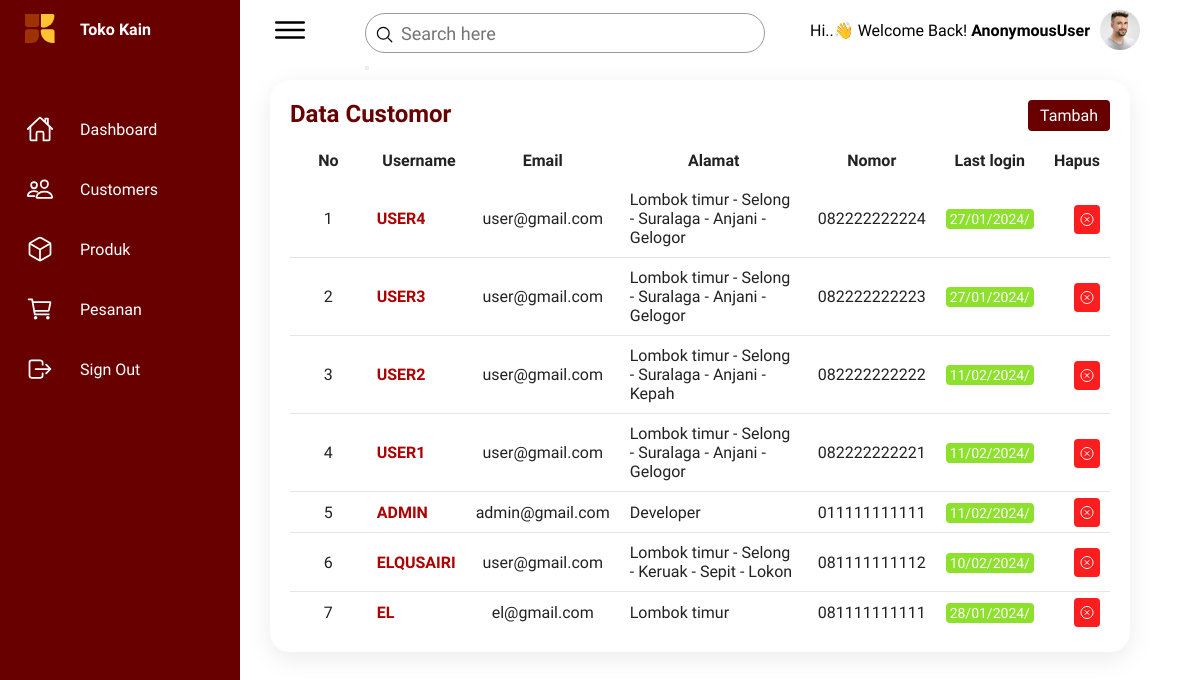
Before: /customor/ with the older database file.
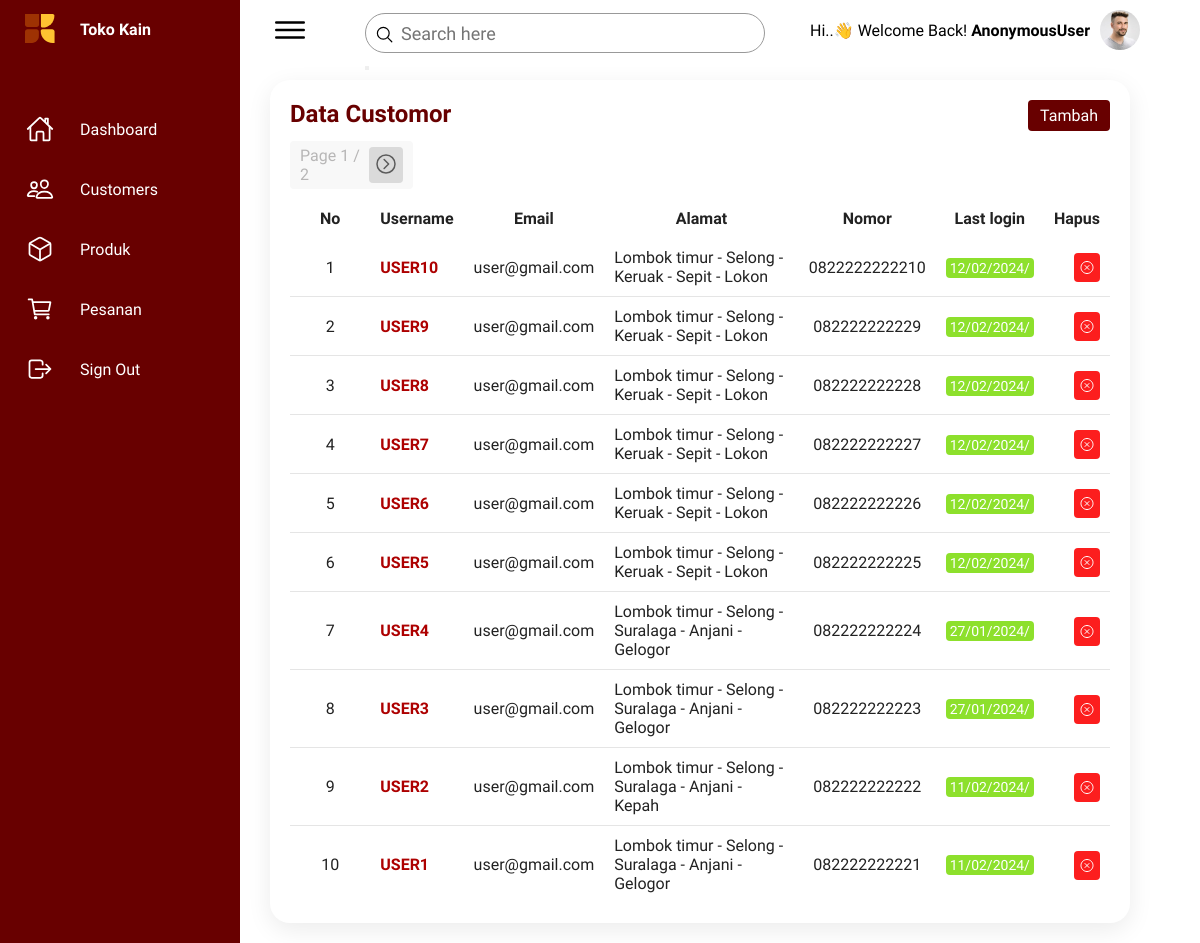
After: the same page with the newer database file.
### greenstore_app/models.py (models this page shows)
class CustomUser(AbstractUser):
    nomor = models.CharField(max_length=20)
    alamat = models.CharField(max_length=255)

### greenstore_app/views.py (the view)
# urls.py: path('customor/', CustomUserListView.as_view(), name='customor'),
class CustomUserListView(ListView):
    model = CustomUser
    template_name = 'dsh_customor.html'
    context_object_name = 'custom_users'
    ordering = ['-id']
    paginate_by = 10
    def get_queryset(self):
        query = self.request.GET.get('q')
        if query:
            return CustomUser.objects.filter(username__icontains=query).order_by('-id')
        return CustomUser.objects.all().order_by('-id')
    def get_context_data(self, **kwargs):
        context = super().get_context_data(**kwargs)
        context['search_query'] = self.request.GET.get('q', '')
        return context

### templates/dsh_customor.html (shortened to what the changed rows need)
{% load static %}
<!DOCTYPE html>
<html lang="en">
<head>
    <link rel="stylesheet" href="{% static 'css/dashboard.css' %}">
</head>
<body>
    <div class="container">
        <div class="main">
            <div class="details">
                <div class="recentOrders">
                    <div class="cardHeader">
                        <h2>Data  Customor</h2>
                    </div>
                    <table>
                        <thead>
                            <tr style="text-align: center;">
                                <td style="width: 100px;">No</td>
                                <td>Username</td>
                                <td>Email</td>
                                <td style="width: 250px;">Alamat</td>
                                <td>Nomor</td>
                                <td>Last login</td>
                                <td>Hapus</td>
                            </tr>
                        </thead>
                        <tbody>
                            {% for custom_user in custom_users %}
                                <tr>
                                    <td style="text-align: center;">{{ forloop.counter }}</td>
                                    <td style="text-align: left;">
                                        <a href="#" class="edit-user-btn" data-user-id="{{ custom_user.id }}">{{ custom_user.username }}</a>
                                    </td>
                                    <td>{{ custom_user.email }}</td>
                                    <td>{{ custom_user.alamat }}</td>
                                    <td style="text-align: center;">{{ custom_user.nomor }}</td>
                                    <td style="text-align: center;">
                                        <span class="status delivered">{{ custom_user.last_login|date:'d/m/Y/' }}</span>
                                    </td>
                                    <td>
                                        <a href="#" class="delete-user-btn" data-user-id="{{ custom_user.id }}" style="background-color: rgb(252, 30, 30); padding:5px; border-radius: 4px; color: white;">
                                            <ion-icon name="close-circle-outline" style="transform: translateY(2.5px);"></ion-icon>
                                        </a>
                                    </td>
                                </tr>
                            {% endfor %}
                        </tbody>
                        <div class="pagination" >
                            {% if is_paginated %}
                                <span class="step-links">
                                    <span class="current" style="color: #b7b6b6;">
                                        Page {{ page_obj.number }} / {{ page_obj.paginator.num_pages }}
                                    </span>
                                    {% if page_obj.has_next %}
                                        <a href="?q={{ search_query }}&page={{ page_obj.next_page_number }}">
                                            <ion-icon name="chevron-forward-circle-outline" id="pgkanan"></ion-icon>
                                        </a>
                                    {% endif %}
                                </span>
                            {% endif %}
                        </div>
                    </table>
                </div>
            </div>
        </div>
    </div>
</body>
</html>

Changed rows visible on the page:
no longer on this page (row unchanged): CustomUser: username "ADMIN", email "admin@gmail.com", alamat "Developer", nomor "011111111111", last_login "11/02/2024/"
no longer on this page (row unchanged): CustomUser: username "ELQUSAIRI", email "user@gmail.com", alamat "Lombok timur - Selong - Keruak - Sepit - Lokon", nomor "081111111112", last_login "10/02/2024/"
no longer on this page (row unchanged): CustomUser: username "EL", email "el@gmail.com", alamat "Lombok timur", nomor "081111111111", last_login "28/01/2024/"
added CustomUser: username "USER10", email "user@gmail.com", alamat "Lombok timur - Selong - Keruak - Sepit - Lokon", nomor "0822222222210", last_login "12/02/2024/"
added CustomUser: username "USER9", email "user@gmail.com", alamat "Lombok timur - Selong - Keruak - Sepit - Lokon", nomor "082222222229", last_login "12/02/2024/"
added CustomUser: username "USER8", email "user@gmail.com", alamat "Lombok timur - Selong - Keruak - Sepit - Lokon", nomor "082222222228", last_login "12/02/2024/"
added CustomUser: username "USER7", email "user@gmail.com", alamat "Lombok timur - Selong - Keruak - Sepit - Lokon", nomor "082222222227", last_login "12/02/2024/"
added CustomUser: username "USER6", email "user@gmail.com", alamat "Lombok timur - Selong - Keruak - Sepit - Lokon", nomor "082222222226", last_login "12/02/2024/"
added CustomUser: username "USER5", email "user@gmail.com", alamat "Lombok timur - Selong - Keruak - Sepit - Lokon", nomor "082222222225", last_login "12/02/2024/"
Other visible differences:
{{ page_obj.number }}: (not shown) → "1"
{{ page_obj.paginator.num_pages }}: (not shown) → "2"
text now shown: "Page /"
